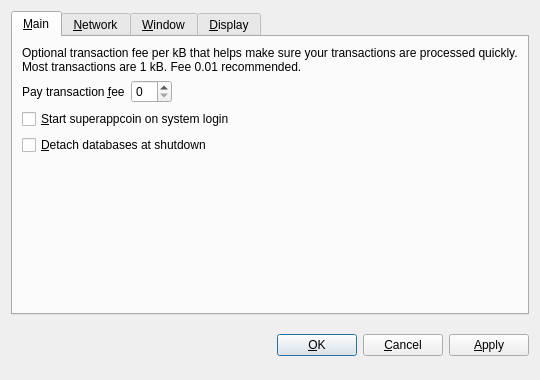
<?xml version="1.0" encoding="UTF-8"?>
<ui version="4.0">
 <class>OptionsDialog</class>
 <widget class="QDialog" name="OptionsDialog">
  <property name="geometry">
   <rect>
    <x>0</x>
    <y>0</y>
    <width>540</width>
    <height>380</height>
   </rect>
  </property>
  <property name="windowTitle">
   <string>Options</string>
  </property>
  <property name="modal">
   <bool>true</bool>
  </property>
  <layout class="QVBoxLayout" name="verticalLayout">
   <item>
    <widget class="QTabWidget" name="tabWidget">
     <property name="tabPosition">
      <enum>QTabWidget::North</enum>
     </property>
     <property name="currentIndex">
      <number>0</number>
     </property>
     <widget class="QWidget" name="tabMain">
      <attribute name="title">
       <string>&amp;Main</string>
      </attribute>
      <layout class="QVBoxLayout" name="verticalLayout_Main">
       <item>
        <widget class="QLabel" name="transactionFeeInfoLabel">
         <property name="text">
          <string>Optional transaction fee per kB that helps make sure your transactions are processed quickly. Most transactions are 1 kB. Fee 0.01 recommended.</string>
         </property>
         <property name="textFormat">
          <enum>Qt::PlainText</enum>
         </property>
         <property name="wordWrap">
          <bool>true</bool>
         </property>
        </widget>
       </item>
       <item>
        <layout class="QHBoxLayout" name="horizontalLayout_Main">
         <item>
          <widget class="QLabel" name="transactionFeeLabel">
           <property name="text">
            <string>Pay transaction &amp;fee</string>
           </property>
           <property name="textFormat">
            <enum>Qt::PlainText</enum>
           </property>
           <property name="buddy">
            <cstring>transactionFee</cstring>
           </property>
          </widget>
         </item>
         <item>
          <widget class="BitcoinAmountField" name="transactionFee"/>
         </item>
         <item>
          <spacer name="horizontalSpacer_Main">
           <property name="orientation">
            <enum>Qt::Horizontal</enum>
           </property>
           <property name="sizeHint" stdset="0">
            <size>
             <width>40</width>
             <height>20</height>
            </size>
           </property>
          </spacer>
         </item>
        </layout>
       </item>
       <item>
        <widget class="QCheckBox" name="bitcoinAtStartup">
         <property name="toolTip">
          <string>Automatically start superappcoin after logging in to the system.</string>
         </property>
         <property name="text">
          <string>&amp;Start superappcoin on system login</string>
         </property>
        </widget>
       </item>
       <item>
        <widget class="QCheckBox" name="detachDatabases">
         <property name="toolTip">
          <string>Detach block and address databases at shutdown. This means they can be moved to another data directory, but it slows down shutdown. The wallet is always detached.</string>
         </property>
         <property name="text">
          <string>&amp;Detach databases at shutdown</string>
         </property>
        </widget>
       </item>
       <item>
        <spacer name="verticalSpacer_Main">
         <property name="orientation">
          <enum>Qt::Vertical</enum>
         </property>
         <property name="sizeHint" stdset="0">
          <size>
           <width>20</width>
           <height>40</height>
          </size>
         </property>
        </spacer>
       </item>
      </layout>
     </widget>
     <widget class="QWidget" name="tabNetwork">
      <attribute name="title">
       <string>&amp;Network</string>
      </attribute>
      <layout class="QVBoxLayout" name="verticalLayout_Network">
       <item>
        <widget class="QCheckBox" name="mapPortUpnp">
         <property name="toolTip">
          <string>Automatically open the superappcoin client port on the router. This only works when your router supports UPnP and it is enabled.</string>
         </property>
         <property name="text">
          <string>Map port using &amp;UPnP</string>
         </property>
        </widget>
       </item>
       <item>
        <widget class="QCheckBox" name="connectSocks">
         <property name="toolTip">
          <string>Connect to the superappcoin network through a SOCKS proxy (e.g. when connecting through Tor).</string>
         </property>
         <property name="text">
          <string>&amp;Connect through SOCKS proxy:</string>
         </property>
        </widget>
       </item>
       <item>
        <layout class="QHBoxLayout" name="horizontalLayout_Network">
         <item>
          <widget class="QLabel" name="proxyIpLabel">
           <property name="text">
            <string>Proxy &amp;IP:</string>
           </property>
           <property name="textFormat">
            <enum>Qt::PlainText</enum>
           </property>
           <property name="buddy">
            <cstring>proxyIp</cstring>
           </property>
          </widget>
         </item>
         <item>
          <widget class="QValidatedLineEdit" name="proxyIp">
           <property name="maximumSize">
            <size>
             <width>140</width>
             <height>16777215</height>
            </size>
           </property>
           <property name="toolTip">
            <string>IP address of the proxy (e.g. 127.0.0.1)</string>
           </property>
          </widget>
         </item>
         <item>
          <widget class="QLabel" name="proxyPortLabel">
           <property name="text">
            <string>&amp;Port:</string>
           </property>
           <property name="textFormat">
            <enum>Qt::PlainText</enum>
           </property>
           <property name="buddy">
            <cstring>proxyPort</cstring>
           </property>
          </widget>
         </item>
         <item>
          <widget class="QLineEdit" name="proxyPort">
           <property name="maximumSize">
            <size>
             <width>55</width>
             <height>16777215</height>
            </size>
           </property>
           <property name="toolTip">
            <string>Port of the proxy (e.g. 9050)</string>
           </property>
          </widget>
         </item>
         <item>
          <widget class="QLabel" name="socksVersionLabel">
           <property name="text">
            <string>SOCKS &amp;Version:</string>
           </property>
           <property name="textFormat">
            <enum>Qt::PlainText</enum>
           </property>
           <property name="buddy">
            <cstring>socksVersion</cstring>
           </property>
          </widget>
         </item>
         <item>
          <widget class="QValueComboBox" name="socksVersion">
           <property name="toolTip">
            <string>SOCKS version of the proxy (e.g. 5)</string>
           </property>
          </widget>
         </item>
         <item>
          <spacer name="horizontalSpacer_Network">
           <property name="orientation">
            <enum>Qt::Horizontal</enum>
           </property>
           <property name="sizeHint" stdset="0">
            <size>
             <width>40</width>
             <height>20</height>
            </size>
           </property>
          </spacer>
         </item>
        </layout>
       </item>
       <item>
        <spacer name="verticalSpacer_Network">
         <property name="orientation">
          <enum>Qt::Vertical</enum>
         </property>
         <property name="sizeHint" stdset="0">
          <size>
           <width>20</width>
           <height>40</height>
          </size>
         </property>
        </spacer>
       </item>
      </layout>
     </widget>
     <widget class="QWidget" name="tabWindow">
      <attribute name="title">
       <string>&amp;Window</string>
      </attribute>
      <layout class="QVBoxLayout" name="verticalLayout_Window">
       <item>
        <widget class="QCheckBox" name="minimizeToTray">
         <property name="toolTip">
          <string>Show only a tray icon after minimizing the window.</string>
         </property>
         <property name="text">
          <string>&amp;Minimize to the tray instead of the taskbar</string>
         </property>
        </widget>
       </item>
       <item>
        <widget class="QCheckBox" name="minimizeOnClose">
         <property name="toolTip">
          <string>Minimize instead of exit the application when the window is closed. When this option is enabled, the application will be closed only after selecting Quit in the menu.</string>
         </property>
         <property name="text">
          <string>M&amp;inimize on close</string>
         </property>
        </widget>
       </item>
       <item>
        <spacer name="verticalSpacer_Window">
         <property name="orientation">
          <enum>Qt::Vertical</enum>
         </property>
         <property name="sizeHint" stdset="0">
          <size>
           <width>20</width>
           <height>40</height>
          </size>
         </property>
        </spacer>
       </item>
      </layout>
     </widget>
     <widget class="QWidget" name="tabDisplay">
      <attribute name="title">
       <string>&amp;Display</string>
      </attribute>
      <layout class="QVBoxLayout" name="verticalLayout_Display">
       <item>
        <layout class="QHBoxLayout" name="horizontalLayout_1_Display">
         <item>
          <widget class="QLabel" name="langLabel">
           <property name="text">
            <string>User Interface &amp;language:</string>
           </property>
           <property name="textFormat">
            <enum>Qt::PlainText</enum>
           </property>
           <property name="buddy">
            <cstring>lang</cstring>
           </property>
          </widget>
         </item>
         <item>
          <widget class="QValueComboBox" name="lang">
           <property name="toolTip">
            <string>The user interface language can be set here. This setting will take effect after restarting superappcoin.</string>
           </property>
          </widget>
         </item>
        </layout>
       </item>
       <item>
        <layout class="QHBoxLayout" name="horizontalLayout_2_Display">
         <item>
          <widget class="QLabel" name="unitLabel">
           <property name="text">
            <string>&amp;Unit to show amounts in:</string>
           </property>
           <property name="textFormat">
            <enum>Qt::PlainText</enum>
           </property>
           <property name="buddy">
            <cstring>unit</cstring>
           </property>
          </widget>
         </item>
         <item>
          <widget class="QValueComboBox" name="unit">
           <property name="toolTip">
            <string>Choose the default subdivision unit to show in the interface and when sending coins.</string>
           </property>
          </widget>
         </item>
        </layout>
       </item>
       <item>
        <widget class="QCheckBox" name="displayAddresses">
         <property name="toolTip">
          <string>Whether to show superappcoin addresses in the transaction list or not.</string>
         </property>
         <property name="text">
          <string>&amp;Display addresses in transaction list</string>
         </property>
        </widget>
       </item>
       <item>
        <spacer name="verticalSpacer_Display">
         <property name="orientation">
          <enum>Qt::Vertical</enum>
         </property>
         <property name="sizeHint" stdset="0">
          <size>
           <width>20</width>
           <height>40</height>
          </size>
         </property>
        </spacer>
       </item>
      </layout>
     </widget>
    </widget>
   </item>
   <item>
    <layout class="QHBoxLayout" name="horizontalLayout_Buttons">
     <item>
      <spacer name="horizontalSpacer_1">
       <property name="orientation">
        <enum>Qt::Horizontal</enum>
       </property>
       <property name="sizeHint" stdset="0">
        <size>
         <width>40</width>
         <height>48</height>
        </size>
       </property>
      </spacer>
     </item>
     <item>
      <widget class="QLabel" name="statusLabel">
       <property name="font">
        <font>
         <weight>75</weight>
         <bold>true</bold>
        </font>
       </property>
       <property name="text">
        <string/>
       </property>
       <property name="textFormat">
        <enum>Qt::PlainText</enum>
       </property>
       <property name="wordWrap">
        <bool>true</bool>
       </property>
      </widget>
     </item>
     <item>
      <spacer name="horizontalSpacer_2">
       <property name="orientation">
        <enum>Qt::Horizontal</enum>
       </property>
       <property name="sizeHint" stdset="0">
        <size>
         <width>40</width>
         <height>48</height>
        </size>
       </property>
      </spacer>
     </item>
     <item>
      <widget class="QPushButton" name="okButton">
       <property name="text">
        <string>&amp;OK</string>
       </property>
      </widget>
     </item>
     <item>
      <widget class="QPushButton" name="cancelButton">
       <property name="text">
        <string>&amp;Cancel</string>
       </property>
       <property name="autoDefault">
        <bool>false</bool>
       </property>
      </widget>
     </item>
     <item>
      <widget class="QPushButton" name="applyButton">
       <property name="text">
        <string>&amp;Apply</string>
       </property>
       <property name="autoDefault">
        <bool>false</bool>
       </property>
      </widget>
     </item>
    </layout>
   </item>
  </layout>
 </widget>
 <customwidgets>
  <customwidget>
   <class>BitcoinAmountField</class>
   <extends>QSpinBox</extends>
   <header>bitcoinamountfield.h</header>
  </customwidget>
  <customwidget>
   <class>QValueComboBox</class>
   <extends>QComboBox</extends>
   <header>qvaluecombobox.h</header>
  </customwidget>
  <customwidget>
   <class>QValidatedLineEdit</class>
   <extends>QLineEdit</extends>
   <header>qvalidatedlineedit.h</header>
  </customwidget>
 </customwidgets>
 <resources/>
 <connections/>
</ui>
